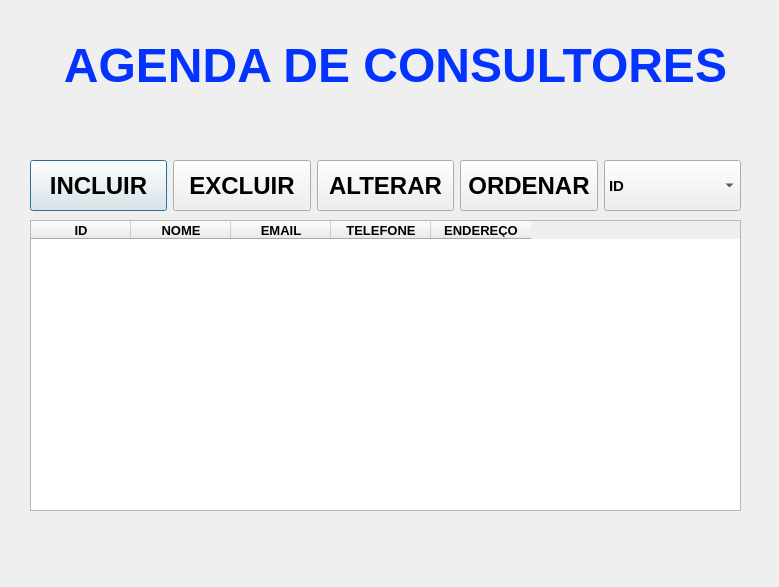
<?xml version="1.0" encoding="UTF-8"?>
<ui version="4.0">
 <class>telaConsultor</class>
 <widget class="QDialog" name="telaConsultor">
  <property name="geometry">
   <rect>
    <x>0</x>
    <y>0</y>
    <width>779</width>
    <height>587</height>
   </rect>
  </property>
  <property name="windowTitle">
   <string>Dialog</string>
  </property>
  <widget class="QLabel" name="label">
   <property name="geometry">
    <rect>
     <x>-10</x>
     <y>30</y>
     <width>811</width>
     <height>71</height>
    </rect>
   </property>
   <property name="text">
    <string>&lt;html&gt;&lt;head/&gt;&lt;body&gt;&lt;p align=&quot;center&quot;&gt;&lt;span style=&quot; font-size:36pt; font-weight:700; color:#0433ff;&quot;&gt;AGENDA DE CONSULTORES&lt;/span&gt;&lt;/p&gt;&lt;/body&gt;&lt;/html&gt;</string>
   </property>
  </widget>
  <widget class="QTableWidget" name="tableWidgetContato">
   <property name="geometry">
    <rect>
     <x>30</x>
     <y>220</y>
     <width>711</width>
     <height>291</height>
    </rect>
   </property>
   <property name="font">
    <font>
     <pointsize>10</pointsize>
     <bold>false</bold>
    </font>
   </property>
   <attribute name="horizontalHeaderMinimumSectionSize">
    <number>20</number>
   </attribute>
   <attribute name="horizontalHeaderDefaultSectionSize">
    <number>100</number>
   </attribute>
   <attribute name="verticalHeaderMinimumSectionSize">
    <number>10</number>
   </attribute>
   <column>
    <property name="text">
     <string>ID</string>
    </property>
    <property name="font">
     <font>
      <bold>true</bold>
     </font>
    </property>
   </column>
   <column>
    <property name="text">
     <string>NOME</string>
    </property>
    <property name="font">
     <font>
      <bold>true</bold>
     </font>
    </property>
   </column>
   <column>
    <property name="text">
     <string>EMAIL</string>
    </property>
    <property name="font">
     <font>
      <bold>true</bold>
     </font>
    </property>
   </column>
   <column>
    <property name="text">
     <string>TELEFONE</string>
    </property>
    <property name="font">
     <font>
      <bold>true</bold>
     </font>
    </property>
   </column>
   <column>
    <property name="text">
     <string>ENDEREÇO</string>
    </property>
    <property name="font">
     <font>
      <bold>true</bold>
     </font>
    </property>
   </column>
  </widget>
  <widget class="QWidget" name="layoutWidget">
   <property name="geometry">
    <rect>
     <x>30</x>
     <y>160</y>
     <width>711</width>
     <height>51</height>
    </rect>
   </property>
   <property name="sizePolicy">
    <sizepolicy hsizetype="Preferred" vsizetype="Preferred">
     <horstretch>0</horstretch>
     <verstretch>0</verstretch>
    </sizepolicy>
   </property>
   <layout class="QHBoxLayout" name="horizontalLayout_11">
    <item>
     <widget class="QPushButton" name="pushButtonIncluir">
      <property name="sizePolicy">
       <sizepolicy hsizetype="Minimum" vsizetype="Preferred">
        <horstretch>0</horstretch>
        <verstretch>0</verstretch>
       </sizepolicy>
      </property>
      <property name="font">
       <font>
        <family>Arial</family>
        <pointsize>18</pointsize>
        <bold>true</bold>
       </font>
      </property>
      <property name="text">
       <string>INCLUIR</string>
      </property>
      <property name="icon">
       <iconset resource="ArquivoDeRecursos.qrc">
        <normaloff>:/imgs/imagens/incluir.jpg</normaloff>:/imgs/imagens/incluir.jpg</iconset>
      </property>
      <property name="iconSize">
       <size>
        <width>25</width>
        <height>25</height>
       </size>
      </property>
     </widget>
    </item>
    <item>
     <widget class="QPushButton" name="pushButtonExcluir">
      <property name="sizePolicy">
       <sizepolicy hsizetype="Minimum" vsizetype="Preferred">
        <horstretch>0</horstretch>
        <verstretch>0</verstretch>
       </sizepolicy>
      </property>
      <property name="font">
       <font>
        <family>Arial</family>
        <pointsize>18</pointsize>
        <bold>true</bold>
       </font>
      </property>
      <property name="text">
       <string>EXCLUIR</string>
      </property>
      <property name="icon">
       <iconset resource="ArquivoDeRecursos.qrc">
        <normaloff>:/imgs/imagens/lixeira.png</normaloff>:/imgs/imagens/lixeira.png</iconset>
      </property>
      <property name="iconSize">
       <size>
        <width>35</width>
        <height>35</height>
       </size>
      </property>
     </widget>
    </item>
    <item>
     <widget class="QPushButton" name="pushButtonAlterar">
      <property name="sizePolicy">
       <sizepolicy hsizetype="Minimum" vsizetype="Preferred">
        <horstretch>0</horstretch>
        <verstretch>0</verstretch>
       </sizepolicy>
      </property>
      <property name="font">
       <font>
        <family>Arial</family>
        <pointsize>18</pointsize>
        <bold>true</bold>
       </font>
      </property>
      <property name="text">
       <string>ALTERAR</string>
      </property>
      <property name="icon">
       <iconset resource="ArquivoDeRecursos.qrc">
        <normaloff>:/imgs/imagens/alterar.png</normaloff>:/imgs/imagens/alterar.png</iconset>
      </property>
      <property name="iconSize">
       <size>
        <width>30</width>
        <height>30</height>
       </size>
      </property>
     </widget>
    </item>
    <item>
     <widget class="QPushButton" name="pushButtonOrdenar">
      <property name="sizePolicy">
       <sizepolicy hsizetype="Minimum" vsizetype="Preferred">
        <horstretch>0</horstretch>
        <verstretch>0</verstretch>
       </sizepolicy>
      </property>
      <property name="font">
       <font>
        <family>Arial</family>
        <pointsize>18</pointsize>
        <bold>true</bold>
       </font>
      </property>
      <property name="text">
       <string>ORDENAR</string>
      </property>
      <property name="icon">
       <iconset resource="ArquivoDeRecursos.qrc">
        <normaloff>:/imgs/imagens/ordenar.png</normaloff>:/imgs/imagens/ordenar.png</iconset>
      </property>
      <property name="iconSize">
       <size>
        <width>35</width>
        <height>35</height>
       </size>
      </property>
     </widget>
    </item>
    <item>
     <widget class="QComboBox" name="comboBox">
      <property name="sizePolicy">
       <sizepolicy hsizetype="Preferred" vsizetype="Preferred">
        <horstretch>0</horstretch>
        <verstretch>0</verstretch>
       </sizepolicy>
      </property>
      <property name="minimumSize">
       <size>
        <width>70</width>
        <height>43</height>
       </size>
      </property>
      <property name="font">
       <font>
        <pointsize>11</pointsize>
        <bold>true</bold>
       </font>
      </property>
      <property name="whatsThis">
       <string>&lt;html&gt;&lt;head/&gt;&lt;body&gt;&lt;p align=&quot;center&quot;&gt;&lt;br/&gt;&lt;/p&gt;&lt;/body&gt;&lt;/html&gt;</string>
      </property>
      <item>
       <property name="text">
        <string>ID</string>
       </property>
      </item>
      <item>
       <property name="text">
        <string>Nome</string>
       </property>
      </item>
     </widget>
    </item>
   </layout>
  </widget>
 </widget>
 <resources>
  <include location="ArquivoDeRecursos.qrc"/>
 </resources>
 <connections/>
</ui>
